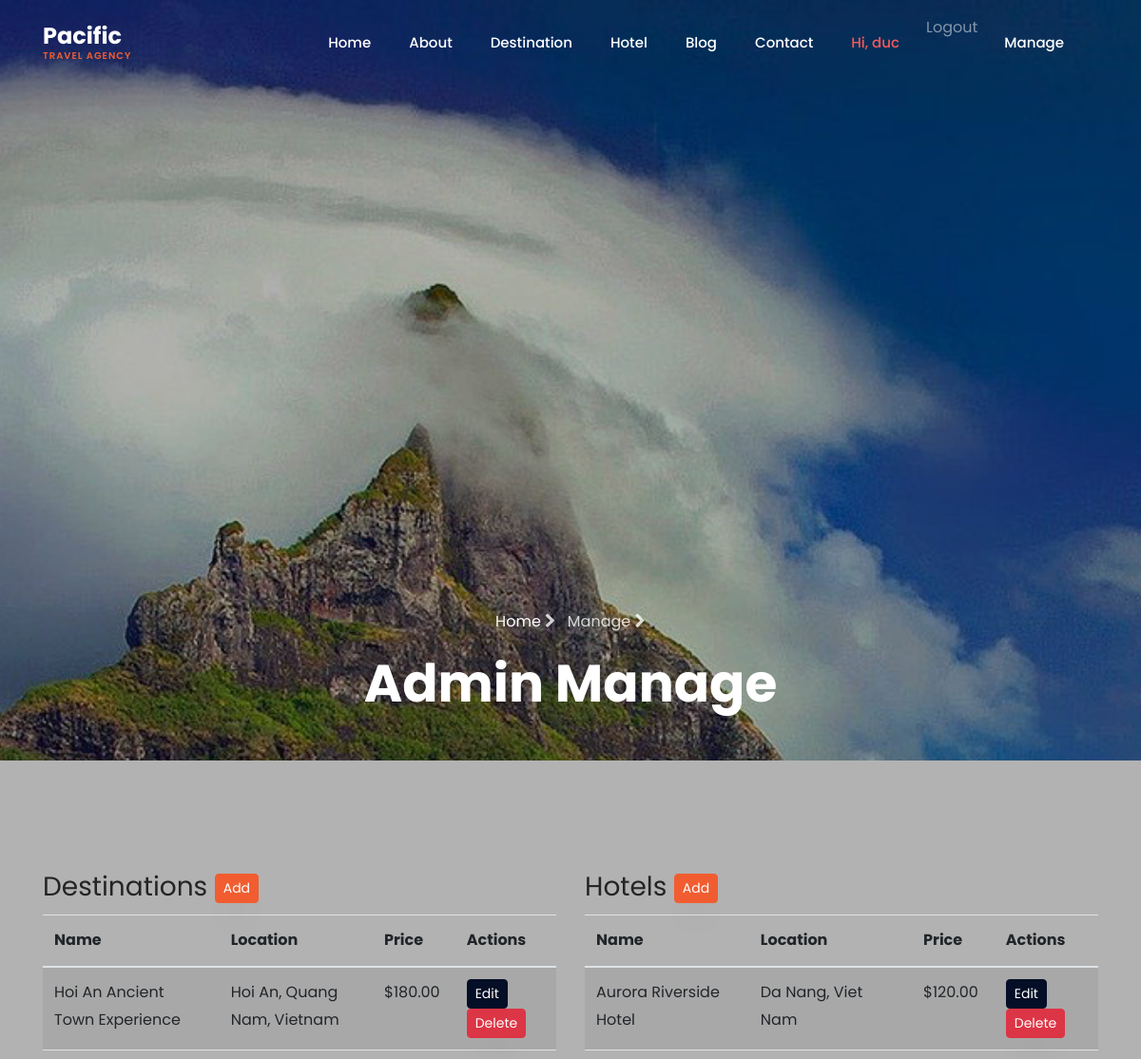
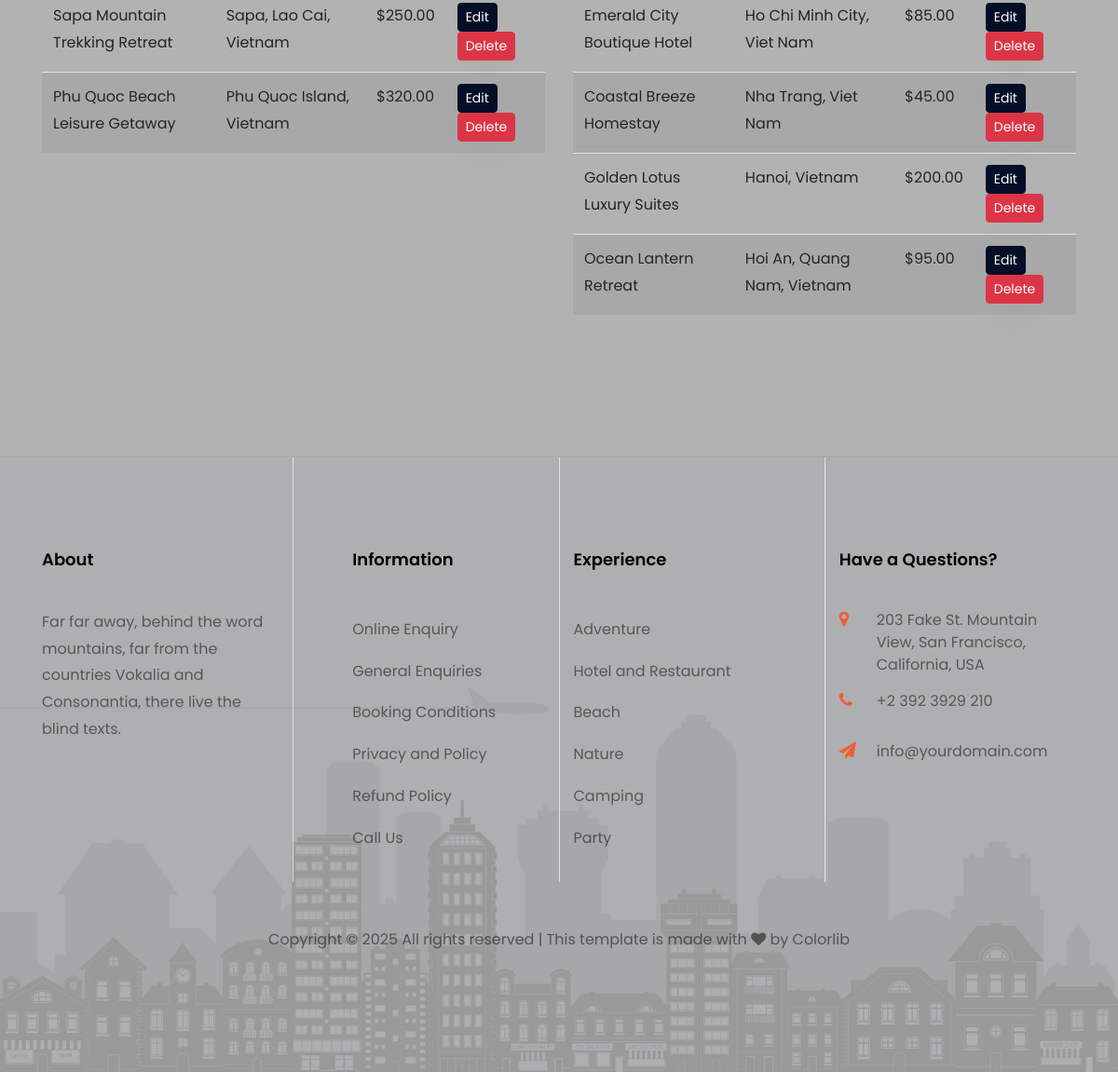
The page /manage/ (signed in) on the database its author committed (2 pictures, top to bottom).
### app/models.py (models this page shows, shortened)
class Destination(models.Model):
    name = models.CharField(max_length=200)
    image = models.ImageField(upload_to='destinations/')
    price = models.DecimalField(max_digits=10, decimal_places=2)
    duration = models.CharField(max_length=50)
    location = models.CharField(max_length=200)
    bath_count = models.IntegerField(default=0)
    bed_count = models.IntegerField(default=0)
    amenity = models.CharField(max_length=100)
    description = models.TextField(blank=True, null=True)

class Hotel(models.Model):
    name = models.CharField(max_length=200)
    image = models.ImageField(upload_to='hotels/')
    price = models.DecimalField(max_digits=10, decimal_places=2)
    price_unit = models.CharField(max_length=20, default='person')
    duration = models.CharField(max_length=50)
    location = models.CharField(max_length=200)
    star_rating = models.IntegerField(default=5)
    bath_count = models.IntegerField(default=0)
    bed_count = models.IntegerField(default=0)
    amenity = models.CharField(max_length=100)
    description = models.TextField(blank=True, null=True)

### app/views.py (the view)
    def _wrapped(request, *args, **kwargs):
        if not request.user.is_staff:
            messages.error(request, 'Bạn không có quyền truy cập trang này.')
            return redirect('index')
        return view_func(request, *args, **kwargs)

### app/views.py (called while the page is built)
def staff_required(view_func):
    def _wrapped(request, *args, **kwargs):
        if not request.user.is_staff:
            messages.error(request, 'Bạn không có quyền truy cập trang này.')
            return redirect('index')
        return view_func(request, *args, **kwargs)
    return _wrapped

@login_required
@staff_required
def manage(request):
    destinations = Destination.objects.all()
    hotels = Hotel.objects.all()
    return render(request, 'manage.html', {'destinations': destinations, 'hotels': hotels})

### templates/manage.html (shortened to what this page needs)
{% extends "base.html" %}
{% load static %}
{% block hero %}
<section class="hero-wrap hero-wrap-2 js-fullheight" style="background-image: url('{% static 'images/bg_1.jpg' %}');">
    <div class="overlay"></div>
    <div class="container">
        <div class="row no-gutters slider-text js-fullheight align-items-end justify-content-center">
            <div class="col-md-9 ftco-animate pb-5 text-center">
                <p class="breadcrumbs"><span class="mr-2"><a href="{% url 'index' %}">Home <i class="fa fa-chevron-right"></i></a></span> <span>Manage <i class="fa fa-chevron-right"></i></span></p>
                <h1 class="mb-0 bread">Admin Manage</h1>
            </div>
        </div>
    </div>
</section>
{% endblock %}
{% block content %}
<section class="ftco-section">
    <div class="container">
        <div class="row mb-4">
            <div class="col-md-6">
                <h3>Destinations <a href="{% url 'destination_add' %}" class="btn btn-primary btn-sm">Add</a></h3>
                <table class="table table-striped">
                    <thead>
                        <tr>
                            <th>Name</th>
                            <th>Location</th>
                            <th>Price</th>
                            <th>Actions</th>
                        </tr>
                    </thead>
                    <tbody>
                        {% for dest in destinations %}
                        <tr>
                            <td>{{ dest.name }}</td>
                            <td>{{ dest.location }}</td>
                            <td>${{ dest.price }}</td>
                            <td>
                                <a href="{% url 'destination_edit' dest.id %}" class="btn btn-sm btn-secondary">Edit</a>
                                <form method="post" action="{% url 'destination_delete' dest.id %}" style="display: inline;">
                                    <button class="btn btn-sm btn-danger" type="submit" onclick="return confirm('Delete this destination?');">Delete</button>
                                </form>
                            </td>
                        </tr>
                        {% empty %}
                        <tr><td colspan="4">No destinations found.</td></tr>
                        {% endfor %}
                    </tbody>
                </table>
            </div>
            <div class="col-md-6">
                <h3>Hotels <a href="{% url 'hotel_add' %}" class="btn btn-primary btn-sm">Add</a></h3>
                <table class="table table-striped">
                    <thead>
                        <tr>
                            <th>Name</th>
                            <th>Location</th>
                            <th>Price</th>
                            <th>Actions</th>
                        </tr>
                    </thead>
                    <tbody>
                        {% for hotel in hotels %}
                        <tr>
                            <td>{{ hotel.name }}</td>
                            <td>{{ hotel.location }}</td>
                            <td>${{ hotel.price }}</td>
                            <td>
                                <a href="{% url 'hotel_edit' hotel.id %}" class="btn btn-sm btn-secondary">Edit</a>
                                <form method="post" action="{% url 'hotel_delete' hotel.id %}" style="display: inline;">
                                    <button class="btn btn-sm btn-danger" type="submit" onclick="return confirm('Delete this hotel?');">Delete</button>
                                </form>
                            </td>
                        </tr>
                        {% empty %}
                        <tr><td colspan="4">No hotels found.</td></tr>
                        {% endfor %}
                    </tbody>
                </table>
            </div>
        </div>
    </div>
</section>
{% endblock %}

### templates/base.html (shortened to what this page needs)
<!DOCTYPE html>
{% load static %}
<html lang="en">
<head>
	<link rel="stylesheet" href="https://stackpath.bootstrapcdn.com/font-awesome/4.7.0/css/font-awesome.min.css">
	<link rel="stylesheet" href="{% static 'css/animate.css' %}">
	<link rel="stylesheet" href="{% static 'css/owl.carousel.min.css' %}">
	<link rel="stylesheet" href="{% static 'css/owl.theme.default.min.css' %}">
	<link rel="stylesheet" href="{% static 'css/magnific-popup.css' %}">
	<link rel="stylesheet" href="{% static 'css/bootstrap-datepicker.css' %}">
	<link rel="stylesheet" href="{% static 'css/jquery.timepicker.css' %}">
	<link rel="stylesheet" href="{% static 'css/flaticon.css' %}">
	<link rel="stylesheet" href="{% static 'css/style.css' %}">
</head>
<body>
	<nav class="navbar navbar-expand-lg navbar-dark ftco_navbar bg-dark ftco-navbar-light" id="ftco-navbar">
		<div class="container">
			<a class="navbar-brand" href="{% url 'index' %}">Pacific<span>Travel Agency</span></a>
			<div class="collapse navbar-collapse" id="ftco-nav">
				<ul class="navbar-nav ml-auto">
    			<li class="nav-item {% if request.resolver_match.url_name == 'index' %}active{% endif %}"><a href="{% url 'index' %}" class="nav-link">Home</a></li>
    			<li class="nav-item {% if request.resolver_match.url_name == 'about' %}active{% endif %}"><a href="{% url 'about' %}" class="nav-link">About</a></li>
    			<li class="nav-item {% if request.resolver_match.url_name == 'destination' %}active{% endif %}"><a href="{% url 'destination' %}" class="nav-link">Destination</a></li>
    			<li class="nav-item {% if request.resolver_match.url_name == 'hotel' %}active{% endif %}"><a href="{% url 'hotel' %}" class="nav-link">Hotel</a></li>
    			<li class="nav-item {% if request.resolver_match.url_name == 'blog' %}active{% endif %}"><a href="{% url 'blog' %}" class="nav-link">Blog</a></li>
    			<li class="nav-item {% if request.resolver_match.url_name == 'contact' %}active{% endif %}"><a href="{% url 'contact' %}" class="nav-link">Contact</a></li>
					{% if user.is_authenticated %}
					<li class="nav-item"><a href="{% url 'profile' %}" class="nav-link" style="color: #f85959;">Hi, {{ user.username }}</a></li>
					<li class="nav-item">
						<form method="post" action="{% url 'logout' %}" style="display: inline;">
							<button type="submit" class="nav-link" style="background: transparent; border: none; cursor: pointer;">Logout</button>
						</form>
					</li>
					{% if user.is_staff %}
					<li class="nav-item"><a href="{% url 'manage' %}" class="nav-link">Manage</a></li>
					{% endif %}
					{% else %}
					<li class="nav-item"><a href="{% url 'register' %}" class="nav-link">Register</a></li>
					<li class="nav-item"><a href="{% url 'login' %}" class="btn btn-primary mt-3 px-4"
							style="border-radius: 30px;">Login</a></li>
					{% endif %}
				</ul>
			</div>
		</div>
	</nav>
    {% block hero %}{% endblock %}
	{% block content %} {% endblock %}
		<footer class="ftco-footer bg-bottom ftco-no-pt" style='background-image: url("{% static 'images/bg_3.jpg' %}");'>
			<div class="container">
				<div class="row mb-5">
					<div class="col-md pt-5">
						<div class="ftco-footer-widget pt-md-5 mb-4">
							<h2 class="ftco-heading-2">About</h2>
							<p>Far far away, behind the word mountains, far from the countries Vokalia and Consonantia, there live the blind texts.</p>
							<ul class="ftco-footer-social list-unstyled float-md-left float-lft">
							</ul>
						</div>
					</div>
					<div class="col-md pt-5 border-left">
						<div class="ftco-footer-widget pt-md-5 mb-4 ml-md-5">
							<h2 class="ftco-heading-2">Information</h2>
							<ul class="list-unstyled">
								<li><a href="#" class="py-2 d-block">Online Enquiry</a></li>
								<li><a href="#" class="py-2 d-block">General Enquiries</a></li>
								<li><a href="#" class="py-2 d-block">Booking Conditions</a></li>
								<li><a href="#" class="py-2 d-block">Privacy and Policy</a></li>
								<li><a href="#" class="py-2 d-block">Refund Policy</a></li>
								<li><a href="#" class="py-2 d-block">Call Us</a></li>
							</ul>
						</div>
					</div>
					<div class="col-md pt-5 border-left">
						<div class="ftco-footer-widget pt-md-5 mb-4">
							<h2 class="ftco-heading-2">Experience</h2>
							<ul class="list-unstyled">
								<li><a href="#" class="py-2 d-block">Adventure</a></li>
								<li><a href="#" class="py-2 d-block">Hotel and Restaurant</a></li>
								<li><a href="#" class="py-2 d-block">Beach</a></li>
								<li><a href="#" class="py-2 d-block">Nature</a></li>
								<li><a href="#" class="py-2 d-block">Camping</a></li>
								<li><a href="#" class="py-2 d-block">Party</a></li>
							</ul>
						</div>
					</div>
					<div class="col-md pt-5 border-left">
						<div class="ftco-footer-widget pt-md-5 mb-4">
							<h2 class="ftco-heading-2">Have a Questions?</h2>
							<div class="block-23 mb-3">
								<ul>
									<li><span class="icon fa fa-map-marker"></span><span class="text">203 Fake St. Mountain View, San Francisco, California, USA</span></li>
									<li><a href="#"><span class="icon fa fa-phone"></span><span class="text">+2 392 3929 210</span></a></li>
									<li><a href="#"><span class="icon fa fa-paper-plane"></span><span class="text">info@yourdomain.com</span></a></li>
								</ul>
							</div>
						</div>
					</div>
				</div>
				<div class="row">
					<div class="col-md-12 text-center">
					<p>
						Copyright &copy;
						<script>document.write(new Date().getFullYear());</script> All rights reserved | This template
						is made with <i class="fa fa-heart" aria-hidden="true"></i> by <a href="https://colorlib.com"
							target="_blank">Colorlib</a>
					</p>
				</div>
			</div>
		</div>
	</footer>
		</body>
    </html>

### rows shown on the page
Destination: name "Hoi An Ancient Town Experience", location "Hoi An, Quang Nam, Vietnam", price "180.00"
Destination: name "Sapa Mountain Trekking Retreat", location "Sapa, Lao Cai, Vietnam", price "250.00"
Destination: name "Phu Quoc Beach Leisure Getaway", location "Phu Quoc Island, Vietnam", price "320.00"
Hotel: name "Aurora Riverside Hotel", location "Da Nang, Viet Nam", price "120.00"
Hotel: name "Emerald City Boutique Hotel", location "Ho Chi Minh City, Viet Nam", price "85.00"
Hotel: name "Coastal Breeze Homestay", location "Nha Trang, Viet Nam", price "45.00"
Hotel: name "Golden Lotus Luxury Suites", location "Hanoi, Vietnam", price "200.00"
Hotel: name "Ocean Lantern Retreat", location "Hoi An, Quang Nam, Vietnam", price "95.00"

### other values the page prints
{{ user.username }} "duc"
